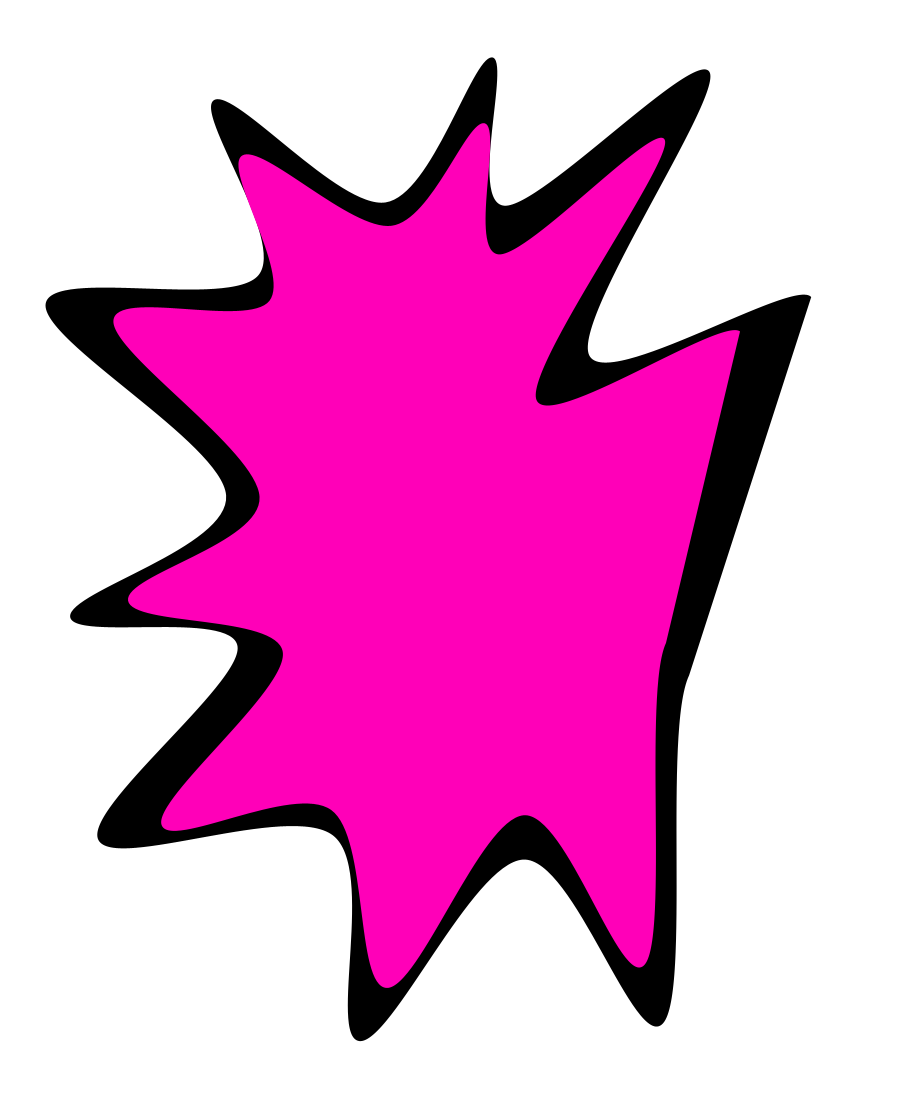
Frame 1 (no input)
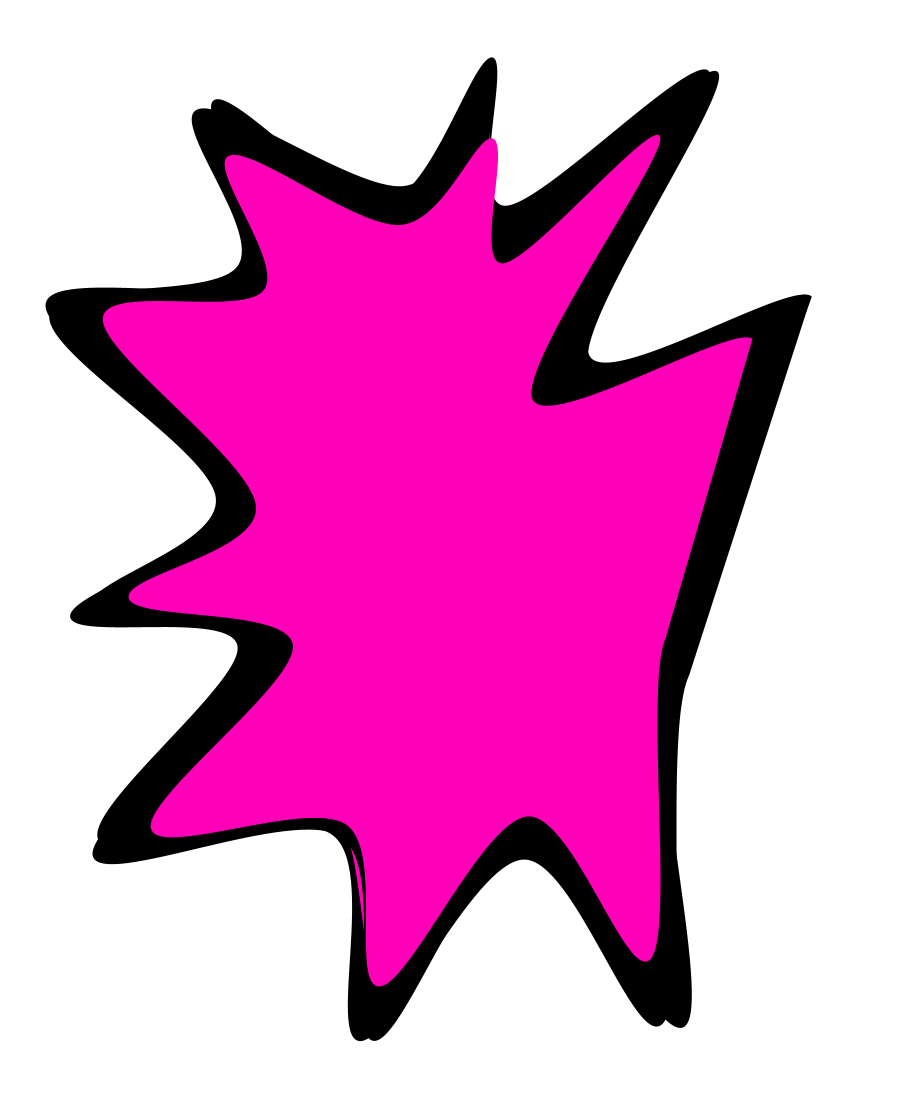
Frame 2 (the mouse pressed at the canvas centre, redrawn once)

The Processing sketch that drew these frames (run headless with seeded random() and noise(); the mouse was pressed at the canvas centre and the sketch redrawn once):

// Processing sketch: OC_LOGO_draw_sample2
// ── OC_LOGO_draw_sample2.pde
// OC LOGO ANIMATION, Tama Art University

float[][] outer = {
  {618.69, 417.09}, {728.15, 237.57}, {509.81, 292.39}, {646.16, 0.0}, {446.02, 152.01}, {438.73, 6.78}, {326.74, 134.18}, {144.47, 45.9}, {175.58, 209.37}, {0.0, 244.14}, {164.85, 426.16}, {22.34, 533.3}, {190.56, 595.32}, {43.76, 789.19}, {257.61, 773.35}, {303.77, 959.72}, {466.36, 774.31}, {602.29, 954.9}, {615.81, 595.92}, {770.0, 631.68}
};
float[][] inner = {
  {592.2, 418.0}, {684.25, 269.7}, {471.06, 324.86}, {592.02, 67.39}, {428.38, 193.}, {421.95, 59.68}, {333.35, 164.55}, {173.31, 83.53}, {202.61, 228.05}, {41.06, 257.7}, {197.14, 428.81}, {67.92, 525.8}, {223.35, 583.99}, {87.85, 763.07}, {274.54, 746.57}, {315.13, 913.37}, {467.13, 738.6}, {583.25, 894.16}, {593.85, 564.37}, {720.41, 598.34}
};
void setup() {
  size(900, 1100);
  background(255);
  noStroke();
}
void draw() {
  translate(65, 70);
  fill(0);
  beginShape();
  for (int i = 0; i < 20; i++) { 
    curveVertex(outer[i][0]+random(-20, 20), outer[i][1]+random(-20, 20));
  }
  endShape(CLOSE);
  
  fill(#ff00b8);
  beginShape();
  for (int i = 0; i < 20; i++) { 
    curveVertex(inner[i][0]+random(-10, 10), inner[i][1]+random(-10, 10));
  }
  endShape(CLOSE);
  noLoop();
//  save("OChack"+str(int(random(65535)))+".tif");
}
